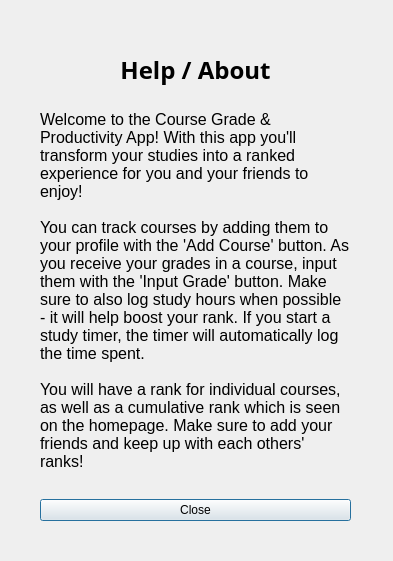
<?xml version="1.0" encoding="UTF-8"?>
<ui version="4.0">
 <class>HelpDialog</class>
 <widget class="QDialog" name="HelpDialog">
  <property name="geometry">
   <rect>
    <x>0</x>
    <y>0</y>
    <width>393</width>
    <height>561</height>
   </rect>
  </property>
  <property name="windowTitle">
   <string>Dialog</string>
  </property>
  <widget class="QWidget" name="layoutWidget">
   <property name="geometry">
    <rect>
     <x>20</x>
     <y>20</y>
     <width>351</width>
     <height>521</height>
    </rect>
   </property>
   <layout class="QVBoxLayout" name="verticalLayout">
    <property name="spacing">
     <number>10</number>
    </property>
    <property name="leftMargin">
     <number>20</number>
    </property>
    <property name="topMargin">
     <number>20</number>
    </property>
    <property name="rightMargin">
     <number>20</number>
    </property>
    <property name="bottomMargin">
     <number>20</number>
    </property>
    <item>
     <widget class="QLabel" name="label">
      <property name="font">
       <font>
        <family>Perpetua Titling MT</family>
        <pointsize>18</pointsize>
        <bold>true</bold>
       </font>
      </property>
      <property name="text">
       <string>Help / About</string>
      </property>
      <property name="alignment">
       <set>Qt::AlignmentFlag::AlignCenter</set>
      </property>
     </widget>
    </item>
    <item>
     <widget class="QLabel" name="label_2">
      <property name="font">
       <font>
        <pointsize>12</pointsize>
       </font>
      </property>
      <property name="text">
       <string>Welcome to the Course Grade &amp; Productivity App! With this app you'll transform your studies into a ranked experience for you and your friends to enjoy!

You can track courses by adding them to your profile with the 'Add Course' button. As you receive your grades in a course, input them with the 'Input Grade' button. Make sure to also log study hours when possible - it will help boost your rank. If you start a study timer, the timer will automatically log the time spent.

You will have a rank for individual courses, as well as a cumulative rank which is seen on the homepage. Make sure to add your friends and keep up with each others' ranks!
</string>
      </property>
      <property name="alignment">
       <set>Qt::AlignmentFlag::AlignLeading|Qt::AlignmentFlag::AlignLeft|Qt::AlignmentFlag::AlignTop</set>
      </property>
      <property name="wordWrap">
       <bool>true</bool>
      </property>
     </widget>
    </item>
    <item>
     <widget class="QPushButton" name="closeButton">
      <property name="text">
       <string>Close</string>
      </property>
     </widget>
    </item>
   </layout>
  </widget>
 </widget>
 <resources/>
 <connections/>
</ui>
